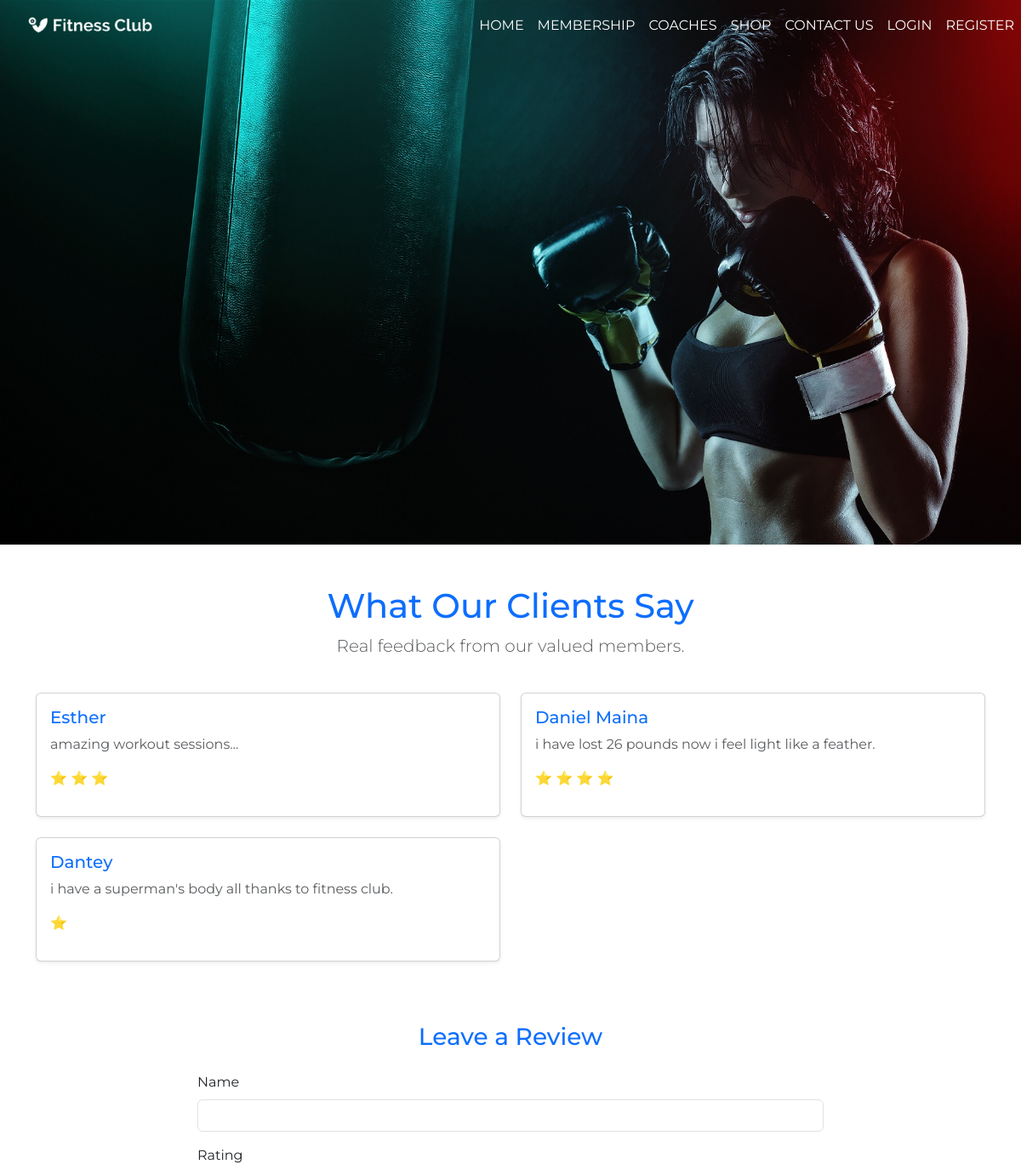
The page /reviews/ (upper part) on the database as committed earlier.
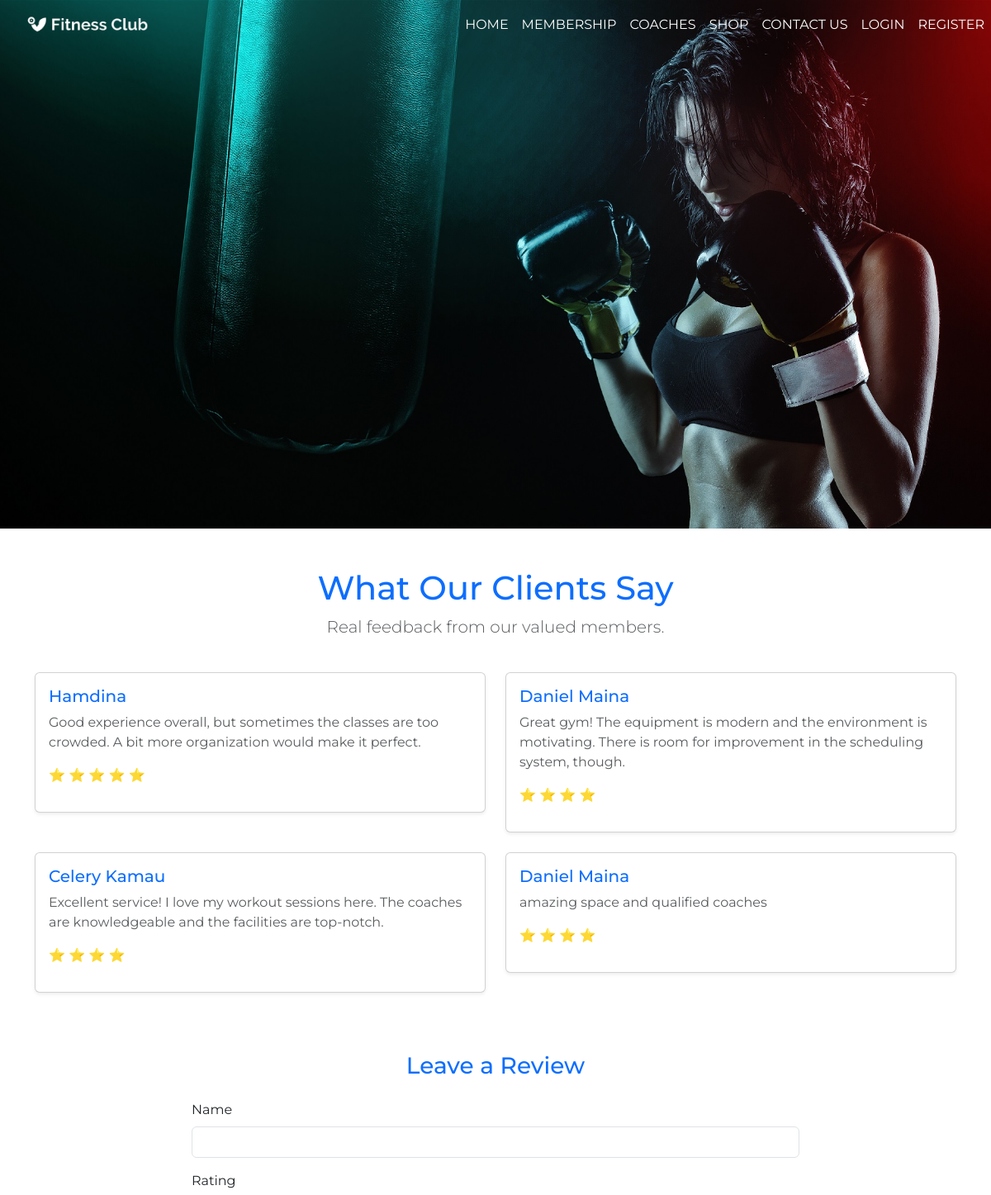
The same page on the database as committed later.
### gym/models.py (models this page shows, shortened)
class Review(models.Model):
    name = models.CharField(max_length=100)
    rating = models.PositiveIntegerField(choices=[(i, i) for i in range(1, 6)])
    comment = models.TextField()
    created_at = models.DateTimeField(auto_now_add=True)

### gym/views.py (the view)
# urls.py: path('reviews/', views.ReviewsPageView.as_view(), name='reviews'),
class ReviewsPageView(View):
    def get(self, request):
        reviews = Review.objects.order_by('-created_at')
        return render(request, 'gym/reviews.html', {'reviews': reviews})

### gym/templatetags/custom_filters.py (called while the page is built)
@register.filter
def get_range(value):
    try:
        return range(int(value))
    except (ValueError, TypeError):
        return range(0)

### gym/templates/gym/reviews.html (shortened to what this page needs)
{% extends 'base.html' %}
{% load static %}
{% load custom_filters %}
{% block main_content %}
<section id="reviews" class="my-5">
    <div class="container">
        <div class="row text-center mb-4">
            <div class="col">
                <h1 class="text-primary">What Our Clients Say</h1>
                <p class="lead text-muted">Real feedback from our valued members.</p>
            </div>
        </div>
<div class="row">
    {% for review in reviews %}
    <div class="col-md-6 mb-4">
        <div class="card shadow-sm">
            <div class="card-body">
                <h5 class="card-title text-primary">{{ review.name }}</h5>
                <p class="card-text text-muted">{{ review.comment }}</p>
                <p class="text-warning">
                    {% for _ in review.rating|get_range %}
                        ⭐
                    {% endfor %}
                </p>
            </div>
        </div>
    </div>
    {% endfor %}
</div>
        <div class="row mt-5">
            <div class="col-md-8 mx-auto">
                <h3 class="text-center text-primary mb-4">Leave a Review</h3>
                <form method="POST" action="{% url 'gym:submit_review' %}">
                    <div class="mb-3">
                        <label for="name" class="form-label">Name</label>
                        <input type="text" id="name" name="name" class="form-control" required>
                    </div>
                    <div class="mb-3">
                        <label for="rating" class="form-label">Rating</label>
                    </div>
                </form>
            </div>
        </div>
    </div>
</section>
{% endblock %}

Rows that differ between the two databases and show on the page:
removed Review: name "Esther", comment "amazing workout sessions...", rating 3 (drawn)
removed Review: name "Daniel Maina", comment "i have lost 26 pounds now i feel light like a feather.", rating 4 (drawn)
removed Review: name "Dantey", comment "i have a superman's body all thanks to fitness club.", rating 1 (drawn)
added Review: name "Hamdina", comment "Good experience overall, but sometimes the classes are too crowded. A bit more organization would make it perfect.", rating 5 (drawn)
added Review: name "Daniel Maina", comment "Great gym! The equipment is modern and the environment is motivating. There is room for improvement in the scheduling system, though.", rating 4 (drawn)
added Review: name "Celery Kamau", comment "Excellent service! I love my workout sessions here. The coaches are knowledgeable and the facilities are top-notch.", rating 4 (drawn)
added Review: name "Daniel Maina", comment "amazing space and qualified coaches", rating 4 (drawn)
